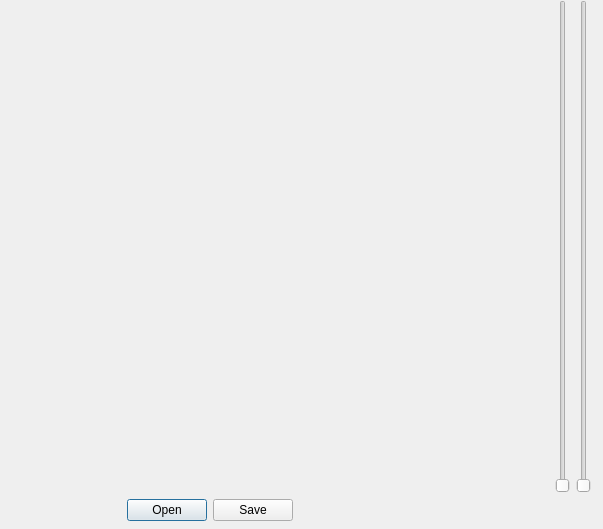
<?xml version="1.0" encoding="UTF-8"?>
<ui version="4.0">
 <class>Dialog</class>
 <widget class="QDialog" name="Dialog">
  <property name="geometry">
   <rect>
    <x>0</x>
    <y>0</y>
    <width>603</width>
    <height>529</height>
   </rect>
  </property>
  <property name="windowTitle">
   <string>Dialog</string>
  </property>
  <widget class="QWidget" name="">
   <property name="geometry">
    <rect>
     <x>0</x>
     <y>0</y>
     <width>591</width>
     <height>521</height>
    </rect>
   </property>
   <layout class="QGridLayout" name="gridLayout">
    <item row="0" column="0" colspan="2">
     <layout class="QHBoxLayout" name="horizontalLayout">
      <item>
       <widget class="QLabel" name="label">
        <property name="text">
         <string/>
        </property>
        <property name="pixmap">
         <pixmap>../images.jpeg</pixmap>
        </property>
        <property name="scaledContents">
         <bool>true</bool>
        </property>
        <property name="alignment">
         <set>Qt::AlignCenter</set>
        </property>
        <property name="wordWrap">
         <bool>false</bool>
        </property>
       </widget>
      </item>
      <item>
       <widget class="QSlider" name="verticalSlider">
        <property name="orientation">
         <enum>Qt::Vertical</enum>
        </property>
       </widget>
      </item>
      <item>
       <widget class="QSlider" name="verticalSlider_2">
        <property name="orientation">
         <enum>Qt::Vertical</enum>
        </property>
       </widget>
      </item>
     </layout>
    </item>
    <item row="1" column="0">
     <layout class="QHBoxLayout" name="horizontalLayout_2">
      <item>
       <spacer name="horizontalSpacer_2">
        <property name="orientation">
         <enum>Qt::Horizontal</enum>
        </property>
        <property name="sizeHint" stdset="0">
         <size>
          <width>20</width>
          <height>20</height>
         </size>
        </property>
       </spacer>
      </item>
      <item>
       <widget class="QPushButton" name="pushButton_2">
        <property name="text">
         <string>Open</string>
        </property>
       </widget>
      </item>
      <item>
       <widget class="QPushButton" name="pushButton">
        <property name="text">
         <string>Save</string>
        </property>
       </widget>
      </item>
     </layout>
    </item>
    <item row="1" column="1">
     <spacer name="horizontalSpacer">
      <property name="orientation">
       <enum>Qt::Horizontal</enum>
      </property>
      <property name="sizeHint" stdset="0">
       <size>
        <width>40</width>
        <height>20</height>
       </size>
      </property>
     </spacer>
    </item>
   </layout>
  </widget>
 </widget>
 <resources/>
 <connections>
  <connection>
   <sender>verticalSlider</sender>
   <signal>valueChanged(int)</signal>
   <receiver>label</receiver>
   <slot>setNum(int)</slot>
   <hints>
    <hint type="sourcelabel">
     <x>567</x>
     <y>224</y>
    </hint>
    <hint type="destinationlabel">
     <x>511</x>
     <y>236</y>
    </hint>
   </hints>
  </connection>
  <connection>
   <sender>verticalSlider_2</sender>
   <signal>valueChanged(int)</signal>
   <receiver>label</receiver>
   <slot>setNum(int)</slot>
   <hints>
    <hint type="sourcelabel">
     <x>585</x>
     <y>198</y>
    </hint>
    <hint type="destinationlabel">
     <x>493</x>
     <y>198</y>
    </hint>
   </hints>
  </connection>
  <connection>
   <sender>pushButton_2</sender>
   <signal>clicked()</signal>
   <receiver>label</receiver>
   <slot>clear()</slot>
   <hints>
    <hint type="sourcelabel">
     <x>179</x>
     <y>514</y>
    </hint>
    <hint type="destinationlabel">
     <x>181</x>
     <y>409</y>
    </hint>
   </hints>
  </connection>
  <connection>
   <sender>pushButton</sender>
   <signal>clicked()</signal>
   <receiver>label</receiver>
   <slot>clear()</slot>
   <hints>
    <hint type="sourcelabel">
     <x>236</x>
     <y>506</y>
    </hint>
    <hint type="destinationlabel">
     <x>237</x>
     <y>404</y>
    </hint>
   </hints>
  </connection>
 </connections>
</ui>
